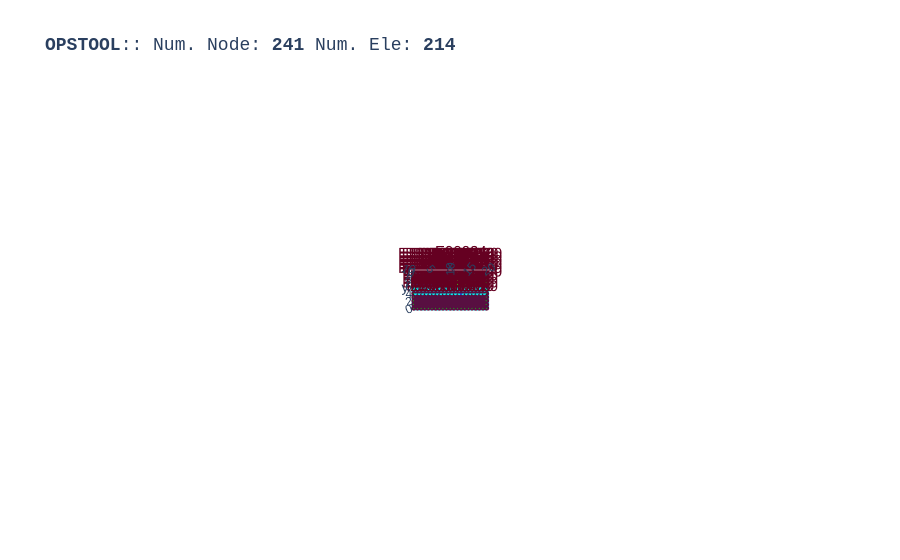

Source (notebook cell):
### Code cell
opst.vis.plotly.plot_model(show_node_numbering=False, show_ele_numbering=True, show_nodal_loads = False)

### Figure 1 — Plotly figure (JSON) as saved in the notebook; plotly's stock layout.template omitted (floating-point values rounded to 4 significant figures; data arrays with more than 128 entries replaced by an {"elided": "..."} marker saying what was removed)
{"data": [{"color": "#00FFFF", "hoverinfo": "skip", "i": {"elided": "400 int values"}, "j": {"elided": "400 int values"}, "k": {"elided": "400 int values"}, "name": "FourNodeQuadUP", "opacity": 1, "type": "mesh3d", "x": {"elided": "800 float values"}, "y": {"elided": "800 float values"}, "z": {"elided": "800 float values"}}, {"connectgaps": false, "hoverinfo": "skip", "line": {"color": "black", "width": 1}, "mode": "lines", "name": "Edge", "type": "scatter3d", "x": {"elided": "1200 float values"}, "y": {"elided": "1200 float values"}, "z": {"elided": "1200 float values"}}, {"connectgaps": false, "hoverinfo": "skip", "line": {"color": "#0652ff", "width": 5}, "mode": "lines", "name": "DispBeamColumn2d", "type": "scatter3d", "x": [13.0, 13.0, NaN, 13.0, 13.0, NaN, 13.0, 13.0, NaN, 13.0, 13.0, NaN, 13.0, 13.0, NaN, 13.0, 13.0, NaN, 13.0, 13.0, NaN, 13.0, 13.0, NaN, 13.0, 13.0, NaN], "y": [1.0, 2.0, NaN, 2.0, 3.0, NaN, 3.0, 4.0, NaN, 4.0, 5.0, NaN, 5.0, 6.0, NaN, 6.0, 7.0, NaN, 7.0, 8.0, NaN, 8.0, 9.0, NaN, 9.0, 10.0, NaN], "z": [0.0, 0.0, NaN, 0.0, 0.0, NaN, 0.0, 0.0, NaN, 0.0, 0.0, NaN, 0.0, 0.0, NaN, 0.0, 0.0, NaN, 0.0, 0.0, NaN, 0.0, 0.0, NaN, 0.0, 0.0, NaN]}, {"connectgaps": false, "hoverinfo": "skip", "line": {"color": "#39FF14", "width": 5}, "mode": "lines", "name": "ZeroLengthContact2D", "type": "scatter3d", "x": [13.0, 13.0, NaN, 13.0, 13.0, NaN, 13.0, 13.0, NaN, 13.0, 13.0, NaN, 13.0, 13.0, NaN], "y": [6.0, 6.0, NaN, 7.0, 7.0, NaN, 8.0, 8.0, NaN, 9.0, 9.0, NaN, 10.0, 10.0, NaN], "z": [0.0, 0.0, NaN, 0.0, 0.0, NaN, 0.0, 0.0, NaN, 0.0, 0.0, NaN, 0.0, 0.0, NaN]}, {"customdata": {"elided": "200 str values"}, "hovertemplate": "%{customdata}", "marker": {"color": "#00FFFF", "size": 3, "symbol": "diamond-open"}, "mode": "markers", "name": "FourNodeQuadUP", "type": "scatter3d", "x": {"elided": "200 float values"}, "y": {"elided": "200 float values"}, "z": {"elided": "200 float values"}}, {"customdata": ["eleTag: 8051<br>connectedNodes:<br> [233 234]", "eleTag: 8052<br>connectedNodes:<br> [234 235]", "eleTag: 8053<br>connectedNodes:<br> [235 236]", "eleTag: 8054<br>connectedNodes:<br> [236 237]", "eleTag: 8055<br>connectedNodes:<br> [237 238]", "eleTag: 8056<br>connectedNodes:<br> [238 239]", "eleTag: 8057<br>connectedNodes:<br> [239 240]", "eleTag: 8058<br>connectedNodes:<br> [240 241]", "eleTag: 8059<br>connectedNodes:<br> [241 242]"], "hovertemplate": "%{customdata}", "marker": {"color": "#0652ff", "size": 3, "symbol": "diamond-open"}, "mode": "markers", "name": "DispBeamColumn2d", "type": "scatter3d", "x": [13.0, 13.0, 13.0, 13.0, 13.0, 13.0, 13.0, 13.0, 13.0], "y": [1.5, 2.5, 3.5, 4.5, 5.5, 6.5, 7.5, 8.5, 9.5], "z": [0.0, 0.0, 0.0, 0.0, 0.0, 0.0, 0.0, 0.0, 0.0]}, {"customdata": ["eleTag: 90020<br>connectedNodes:<br> [238 141]", "eleTag: 90021<br>connectedNodes:<br> [239 162]", "eleTag: 90022<br>connectedNodes:<br> [240 183]", "eleTag: 90023<br>connectedNodes:<br> [241 204]", "eleTag: 90024<br>connectedNodes:<br> [242 225]"], "hovertemplate": "%{customdata}", "marker": {"color": "#39FF14", "size": 3, "symbol": "diamond-open"}, "mode": "markers", "name": "ZeroLengthContact2D", "type": "scatter3d", "x": [13.0, 13.0, 13.0, 13.0, 13.0], "y": [6.0, 7.0, 8.0, 9.0, 10.0], "z": [0.0, 0.0, 0.0, 0.0, 0.0]}, {"customdata": {"elided": "241 str values"}, "hovertemplate": "x: %{x}<br>y: %{y}<br>z: %{z} <br>nodeTag: %{customdata}", "marker": {"color": "#580f41", "size": 3, "symbol": "circle"}, "mode": "markers", "name": "Nodes", "type": "scatter3d", "x": {"elided": "241 float values"}, "y": {"elided": "241 float values"}, "z": {"elided": "241 float values"}}, {"mode": "text", "name": "Element Tag", "text": {"elided": "214 str values"}, "textfont": {"color": "#650021", "size": 15}, "type": "scatter3d", "x": {"elided": "214 float values"}, "y": {"elided": "214 float values"}, "z": {"elided": "214 float values"}}, {"connectgaps": false, "hoverinfo": "skip", "line": {"color": "#15b01a", "width": 1}, "mode": "lines", "name": "BC", "type": "scatter3d", "x": {"elided": "545 float values"}, "y": {"elided": "545 float values"}, "z": {"elided": "545 float values"}}, {"connectgaps": false, "hoverinfo": "skip", "line": {"color": "#FF1493", "width": 2.5}, "mode": "lines", "name": "mp constraint", "type": "scatter3d", "x": [13.0, 13.0, NaN, 13.0, 13.0, NaN, 13.0, 13.0, NaN, 13.0, 13.0, NaN, 13.0, 13.0, NaN], "y": [1.0, 1.0, NaN, 2.0, 2.0, NaN, 3.0, 3.0, NaN, 4.0, 4.0, NaN, 5.0, 5.0, NaN], "z": [0.0, 0.0, NaN, 0.0, 0.0, NaN, 0.0, 0.0, NaN, 0.0, 0.0, NaN, 0.0, 0.0, NaN]}, {"hoverinfo": "skip", "marker": {"color": "#39FF14", "size": 6}, "mode": "markers", "type": "scatter3d", "x": [13.0, 13.0, 13.0, 13.0, 13.0], "y": [6.0, 7.0, 8.0, 9.0, 10.0], "z": [0.0, 0.0, 0.0, 0.0, 0.0]}], "layout": {"autosize": true, "font": {"family": "Arial, sans-serif"}, "scene": {"aspectmode": "data", "camera": {"eye": {"x": 0, "y": -0.1, "z": 20}}, "dragmode": "pan", "xaxis": {"showbackground": false}, "yaxis": {"showbackground": false}, "zaxis": {"showbackground": true, "showgrid": true, "showticklabels": false, "ticks": "", "title": {"text": ""}, "visible": true}}, "showlegend": false, "title": {"font": {"family": "courier", "size": 18}, "text": "<b>OPSTOOL</b>:: Num. Node: <b>241</b> Num. Ele: <b>214</b>"}}}
